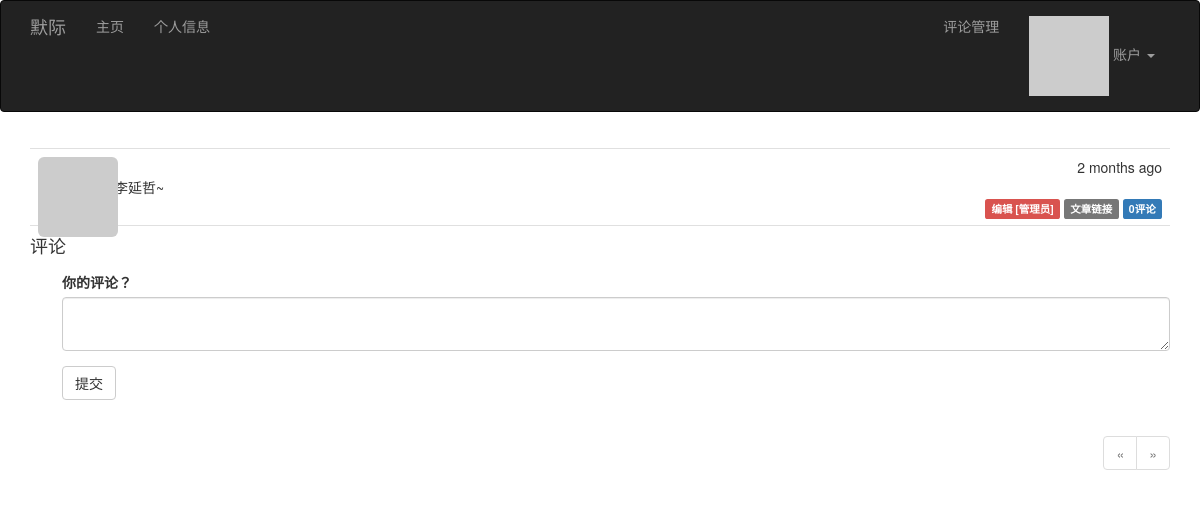
The page /post/4 (signed in) on the database its author committed.
### app/models.py (models this page shows, shortened)
class Post(db.Model):
	__tablename__ = 'posts'
	id = db.Column(db.Integer, primary_key=True)
	body = db.Column(db.Text)
	timestamp = db.Column(db.DateTime, index=True, default=datetime.utcnow)
	author_id = db.Column(db.Integer, db.ForeignKey('users.id'))
	body_html = db.Column(db.Text)
	comments = db.relationship('Comment', backref='post', lazy='dynamic')

### app/main/views.py (the view, shortened to what this page needs)
@main.route('/post/<int:id>', methods=['GET', 'POST'])
def post(id):
    post = Post.query.get_or_404(id)
    form = CommentForm()
    form.body.data = session.get('comment')
    page = request.args.get('page', 1, type=int)
    pagination = post.comments.order_by(Comment.timestamp.desc()).paginate(page, per_page=current_app.config['FLASKY_COMMENTS_PER_PAGE'], error_out=False)
    comments = pagination.items
    return render_template('post.html', posts=[post], form=form, comments=comments, pagination=pagination)

### app/main/forms.py
class CommentForm(Form):
	body = PageDownField('你的评论？', validators=[DataRequired()])
	submit = SubmitField('提交')

### app/auth/views.py (called while the page is built)
@auth.before_app_request
def before_request():
	if current_user.is_authenticated \
			and not current_user.confirmed \
			and request.endpoint[:5] != 'auth.' \
			and request.endpoint != 'static':
		return redirect(url_for('auth.unconfirmed'))

@auth.before_app_request
def before_request():
	if current_user.is_authenticated:
		current_user.ping()
		if not current_user.confirmed and request.endpoint[:5] != 'auth.':
			return redirect(url_for('auth.unconfirmed'))

### app/main/__init__.py (called while the page is built)
@main.app_context_processor
def inject_permissions():
	return dict(Permission=Permission)

### app/models.py (called while the page is built)
@login_manager.user_loader
def load_user(user_id):
	return User.query.get(int(user_id))

	def can(self, permissions):
		return self.role is not None and \
			(self.role.permissions & permissions) == permissions

	def is_administrator(self):
		return self.can(Permission.ADMINISTER)

	def ping(self):
		self.last_seen = datetime.utcnow()
		db.session.add(self)

	def gravatar(self, size=100, default='identicon', rating='g'):
		if request.is_secure:
			url = 'https://secure.gravatar.com/avatar'
		else:
			url = 'http://www.gravatar.com/avatar'
		hash = self.avatar_hash or hashlib.md5(self.email.encode('utf-8')).hexdigest()
		return '{url}/{hash}?s={size}&d={default}&r={rating}'.format(url=url, hash=hash, size=size, default=default, rating=rating)

### app/templates/post.html (shortened to what this page needs)
{% extends "base.html" %}
{% import "bootstrap/wtf.html" as wtf %}
{% import "_macros.html" as macros %}
{% block page_content %}
{% include '_posts.html' %}
<h4 id="comments">评论</h4>
<div class="comment-form">
    {{ wtf.quick_form(form) }}
</div>
{% if pagination %}
<div class="pagination">
    {{ macros.pagination_widget(pagination, '.post', fragment='#comments', id=posts[0].id) }}
</div>
{% endif %}
{% endblock %}

### app/templates/_posts.html
<ul class="posts">
    {% for post in posts %}
    <li class="post">
        <div class="post-thumbnail">
            <a href="{{ url_for('.user', username=post.author.username) }}">
                <img class="img-rounded profile-thumbnail" src="{{ post.author.gravatar(size=40) }}">
            </a>
        </div>
        <div class="post-content">
            <div class="post-date">{{ moment(post.timestamp).fromNow() }}</div>
            <div class="post-author"><a href="{{ url_for('.user', username=post.author.username) }}">{{ post.author.username }}</a></div>
            <div class="post-body">
			{% if post.body_html %}
				{{ post.body_html | safe }}
			{% else %}
				{{ post.body }}
			{% endif %}
			</div>
			<div class="post-footer">
				{% if current_user == post.author %}
                <a href="{{ url_for('.edit', id=post.id) }}">
                    <span class="label label-primary">编辑</span>
                </a>
                {% elif current_user.is_administrator() %}
                <a href="{{ url_for('.edit', id=post.id) }}">
                    <span class="label label-danger">编辑 [管理员]</span>
                </a>
                {% endif %}
                <a href="{{ url_for('.post', id=post.id) }}">
                    <span class="label label-default">文章链接</span>
                </a>
				<a href="{{ url_for('.post', id=post.id) }}#comments"><span class="label label-primary">{{ post.comments.count() }}评论</span> 				</a>
            </div>
        </div>
    </li>
    {% endfor %}
</ul>

### app/static/styles.css (style rules this page uses)
.profile-thumbnail { position: absolute; }
ul.posts { list-style-type: none; padding: 0px; margin: 16px 0px 0px 0px; border-top: 1px solid #e0e0e0; }
ul.posts li.post { padding: 8px; border-bottom: 1px solid #e0e0e0; }
div.post-date { float: right; }
div.post-author { font-weight: bold; }
div.post-thumbnail { position: absolute; }
div.post-content { margin-left: 48px; min-height: 48px; }
div.post-footer { text-align: right; }
div.comment-form { margin: 16px 0px 16px 32px; }
div.pagination { width: 100%; text-align: right; padding: 0px; margin: 0px; }

### rows shown on the page
Post: timestamp "2 months ago", body "我是李延哲~", comments.count "0"
